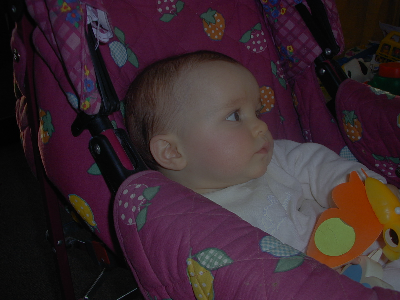
#> input picture clases/Cap02_Color/Matlab/valeria.png, 400 x 300 px
$ jupyter execute TRAT02_ColorEnhacement.ipynb   (shell and % lines are left out)
#> lines starting #> are read from the running program, lines starting #| are printed output that depends on the picture
# Mejoramiento de imagen a color

1. Tomar la imagen a color

2. Convertir RGB a HSV

3. Ecualizar sólo el canal H

4. Convertir el nuevo HSV a RGB

[cell 1]
def imhist3(X):
  (N,M,P) = X.shape
  n = 256
  for p in range(3):
    h = np.zeros((256,))
    for i in range(N):
      for j in range(M):
        x = X[i,j,p]
        h[x] = h[x]+1
    plt.figure(figsize=(30,9))
    plt.bar(range(n),h[0:n])
    plt.title('channel '+str(p))
    plt.show()

[cell 2]
import cv2
import numpy as np
import matplotlib.pyplot as plt

## Imagen original (oscura)

[cell 3]
I = cv2.imread('valeria.png')
#> I is the input picture: shape (300, 400, 3); mean B, G, R 46.3, 39.4, 57.9
plt.figure(figsize=(10,12))
plt.imshow(cv2.cvtColor(I, cv2.COLOR_BGR2RGB))
plt.show()

[cell 4]
imhist3(I)

# Lo que no hay que hacer: ecualizar RGB

[cell 5]
J = I.copy()
J[:,:,0] = cv2.equalizeHist(I[:,:,0])
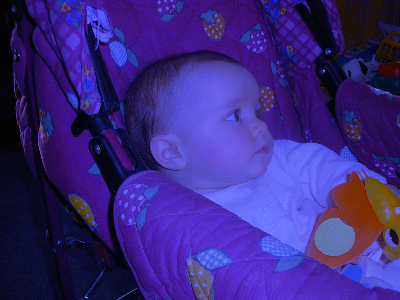
#> J: shape (300, 400, 3); mean B, G, R 127.6, 39.4, 57.9
J[:,:,1] = cv2.equalizeHist(I[:,:,1])
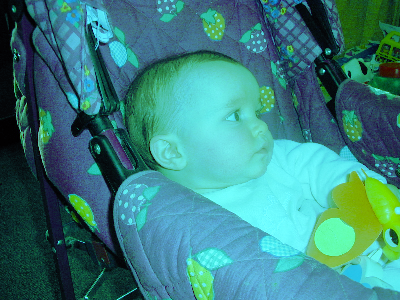
#> J: shape (300, 400, 3); mean B, G, R 127.6, 129.4, 57.9
J[:,:,2] = cv2.equalizeHist(I[:,:,2])
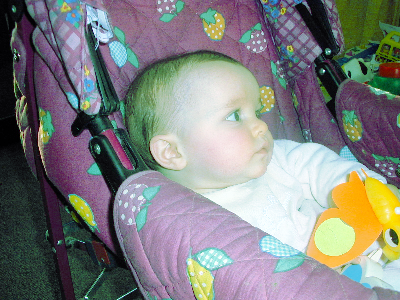
#> J: shape (300, 400, 3); mean B, G, R 127.6, 129.4, 128.7
plt.figure(figsize=(6,9))
plt.imshow(cv2.cvtColor(I, cv2.COLOR_BGR2RGB))
plt.title('original')
plt.show()
plt.figure(figsize=(6,9))
plt.imshow(cv2.cvtColor(J, cv2.COLOR_BGR2RGB))
plt.title('RGB ecualizados')
plt.show()

[cell 6]
imhist3(J)
#> the loop in imhist3 (call 2), `for p in range(3):` made 3 passes
#> pass 1, in imhist3 (call 2), `plt.show()`:
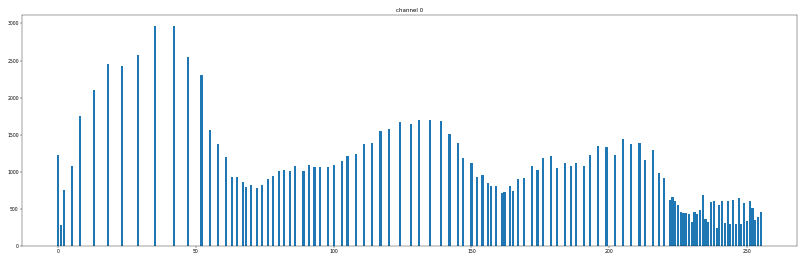
#> figure drawn by matplotlib, 1 panel; tallest bar 2965 high, from x = 41.6 to 42.4

# Lo que sí hay que hacer: ecualizar canal V de HSV

[cell 7]
K = I.copy()
Khsv = cv2.cvtColor(K, cv2.COLOR_BGR2HSV)
#> Khsv: shape (300, 400, 3); mean H, S, V 98.7, 106.2, 60.3
Khsv[:,:,2] = cv2.equalizeHist(K[:,:,2])
#> Khsv: shape (300, 400, 3); mean H, S, V 98.7, 106.2, 128.7
Knew = cv2.cvtColor(Khsv, cv2.COLOR_HSV2BGR)
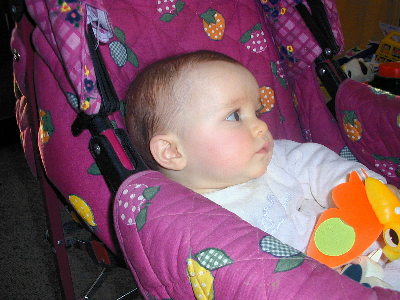
#> Knew: shape (300, 400, 3); mean B, G, R 98, 83.3, 124.5
plt.figure(figsize=(6,9))
plt.imshow(cv2.cvtColor(I, cv2.COLOR_BGR2RGB))
plt.title('original')
plt.show()
plt.figure(figsize=(6,9))
plt.imshow(cv2.cvtColor(Knew, cv2.COLOR_BGR2RGB))
plt.title('V ecualizado')
plt.show()

[cell 8]
imhist3(Knew)
#> the loop in imhist3 (call 3), `for p in range(3):` made 3 passes
#> pass 1, in imhist3 (call 3), `plt.show()`:
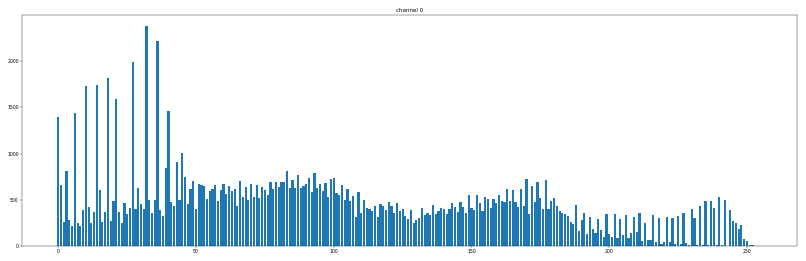
#> figure drawn by matplotlib, 1 panel; tallest bar 2380 high, from x = 31.6 to 32.4
#> pass 2, in imhist3 (call 3), `plt.show()`:
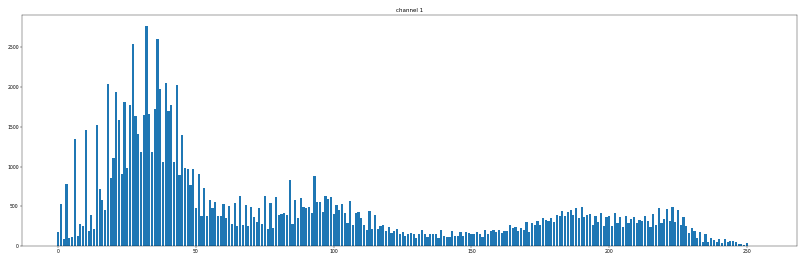
#> figure drawn by matplotlib, 1 panel; tallest bar 2770 high, from x = 31.6 to 32.4

# Conversion a Lab

[cell 9]
plt.figure(figsize=(6,9))
plt.imshow(cv2.cvtColor(Knew, cv2.COLOR_BGR2RGB))
plt.title('original')
plt.show()

lab_image = cv2.cvtColor(Knew, cv2.COLOR_BGR2LAB)
#> lab_image: shape (300, 400, 3); mean of channels 0, 1, 2 102.3, 147.4, 127.3

L,A,B = cv2.split(lab_image)
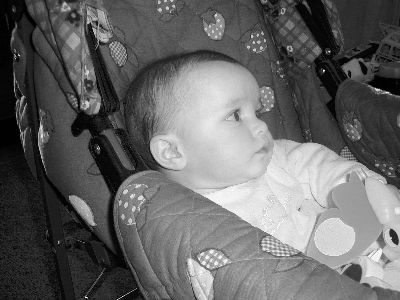
#> L: shape (300, 400); min 0, max 252, mean 102.3
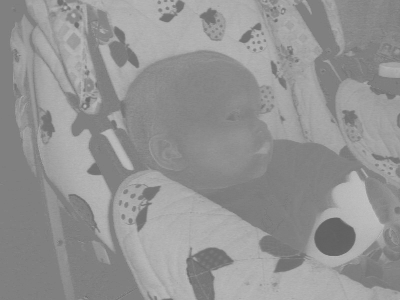
#> A: shape (300, 400); min 95, max 193, mean 147.4
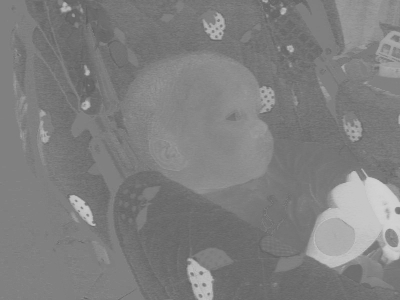
#> B: shape (300, 400); min 95, max 210, mean 127.3

print(np.min(A))
#| 95

plt.imshow(L,cmap='gray')
plt.title('L: luminosidad (gris)')
plt.show()

plt.imshow(A,cmap='gray')
plt.title('A: de verde a rojo')
plt.show()

plt.imshow(B,cmap='gray')
plt.title('B: de azul a amarillo')
plt.show()

$ run again, with clases/Cap02_Color/Matlab/amarilla.png copied over clases/Cap02_Color/Matlab/valeria.png
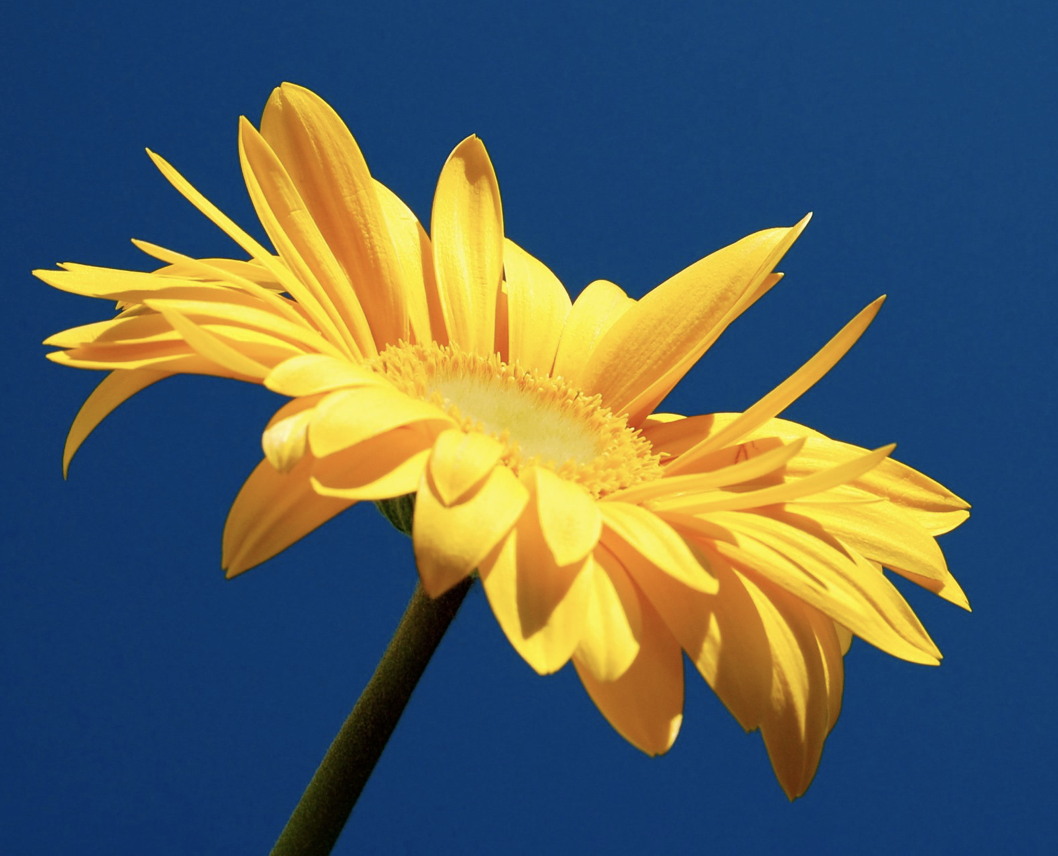
#> input picture clases/Cap02_Color/Matlab/amarilla.png, 1058 x 856 px
#> I is the input picture: shape (856, 1058, 3); mean B, G, R 94.7, 96.5, 84.2
#> lab_image: shape (856, 1058, 3); mean of channels 0, 1, 2 96.7, 132.8, 128.8
#> `L,A,B = cv2.split(lab_image)`:
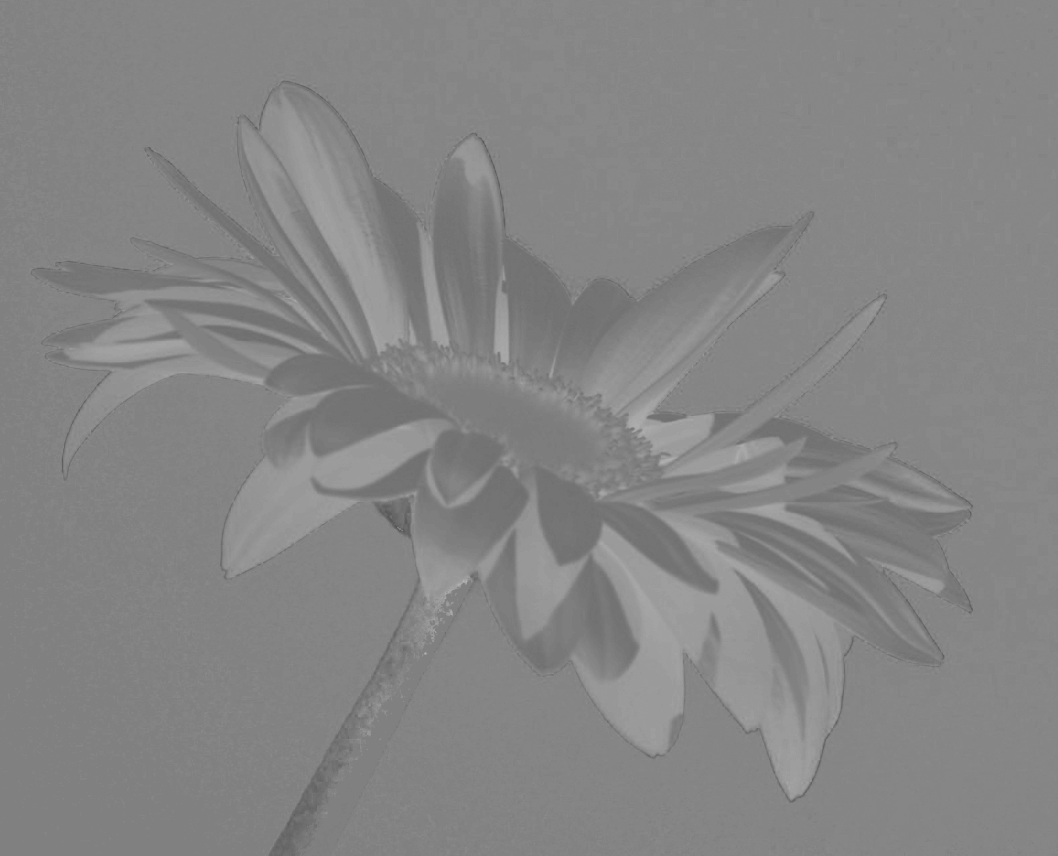
#> A: shape (856, 1058); min 84, max 183, mean 132.8
#> `L,A,B = cv2.split(lab_image)`:
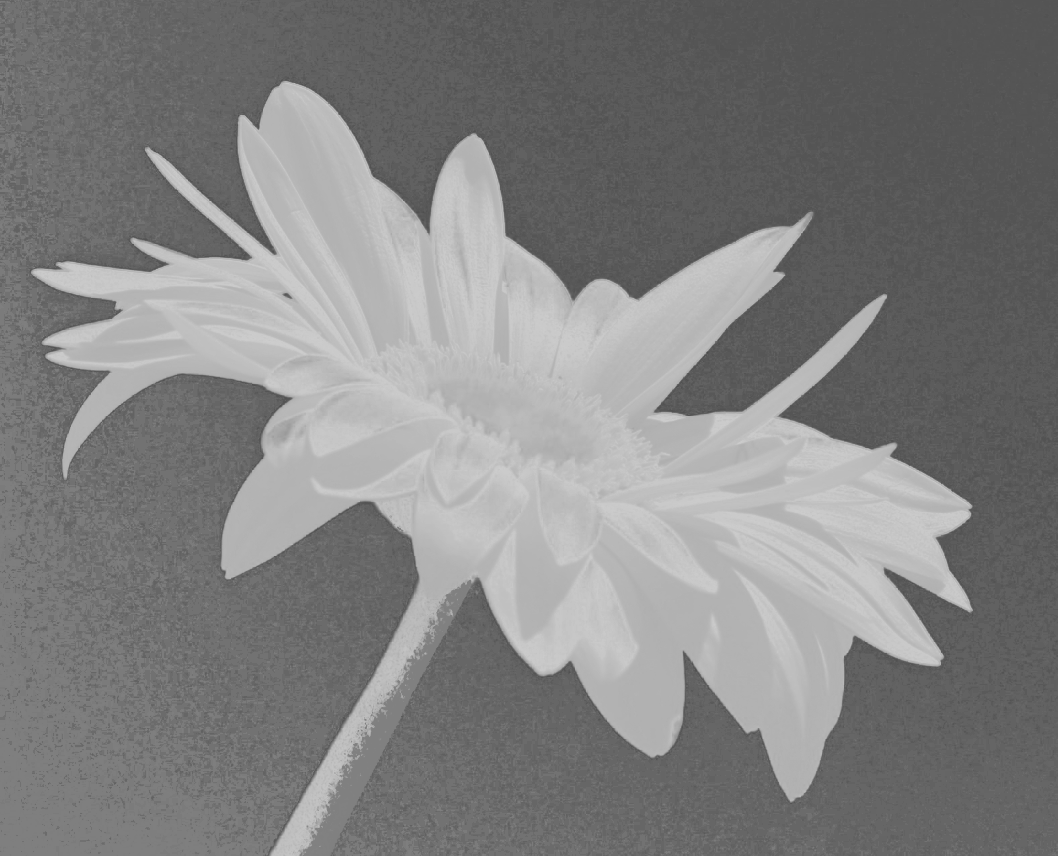
#> B: shape (856, 1058); min 75, max 205, mean 128.8
#| 84

$ run again, with clases/Cap02_Color/Matlab/flores.png copied over clases/Cap02_Color/Matlab/valeria.png
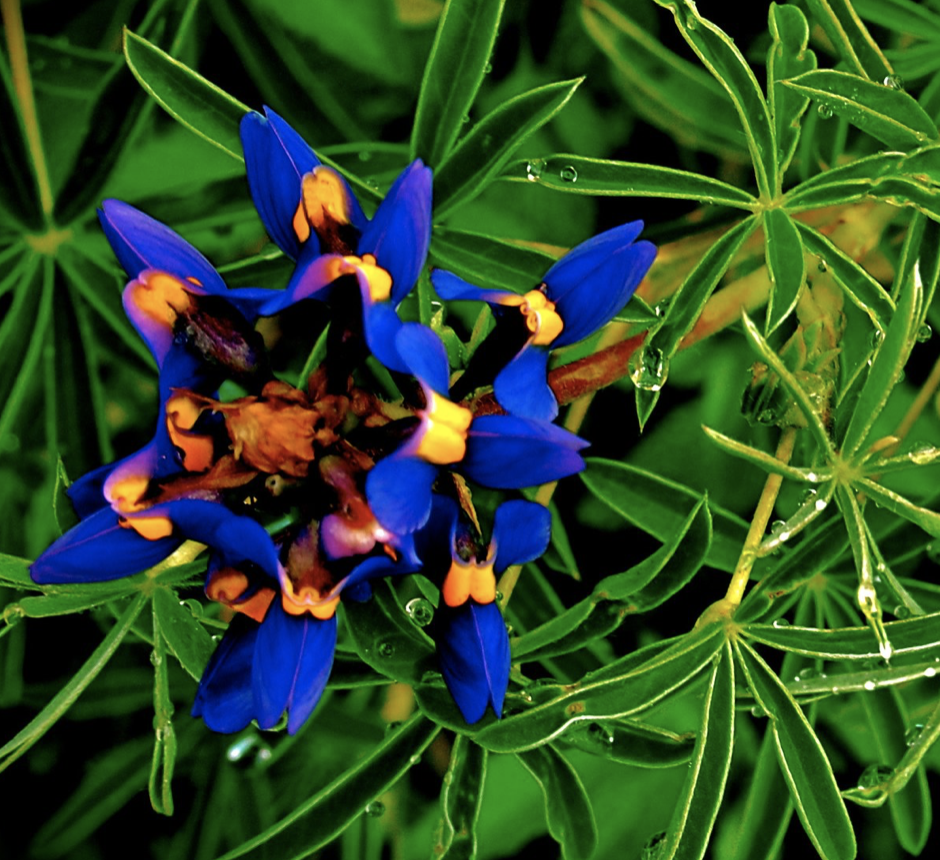
#> input picture clases/Cap02_Color/Matlab/flores.png, 940 x 860 px
#> I is the input picture: shape (860, 940, 3); mean B, G, R 40.1, 74, 47.2
#> lab_image: shape (860, 940, 3); mean of channels 0, 1, 2 103.8, 106.5, 158.8
#> `L,A,B = cv2.split(lab_image)`:
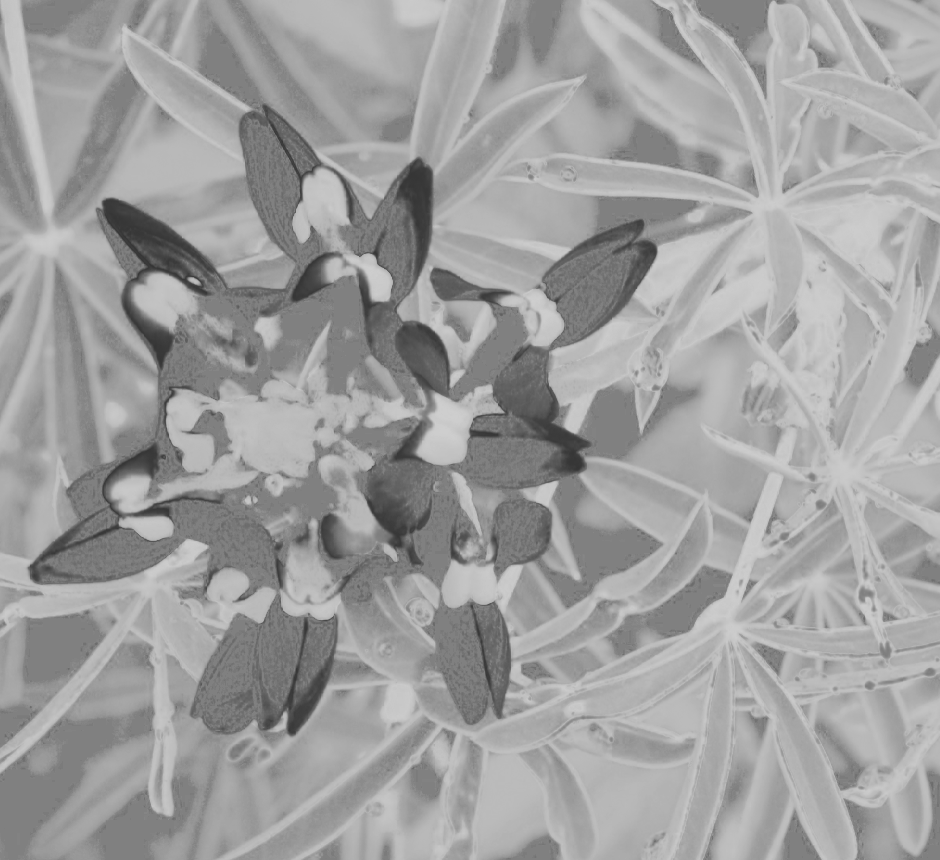
#> B: shape (860, 940); min 52, max 206, mean 158.8
#| 70
